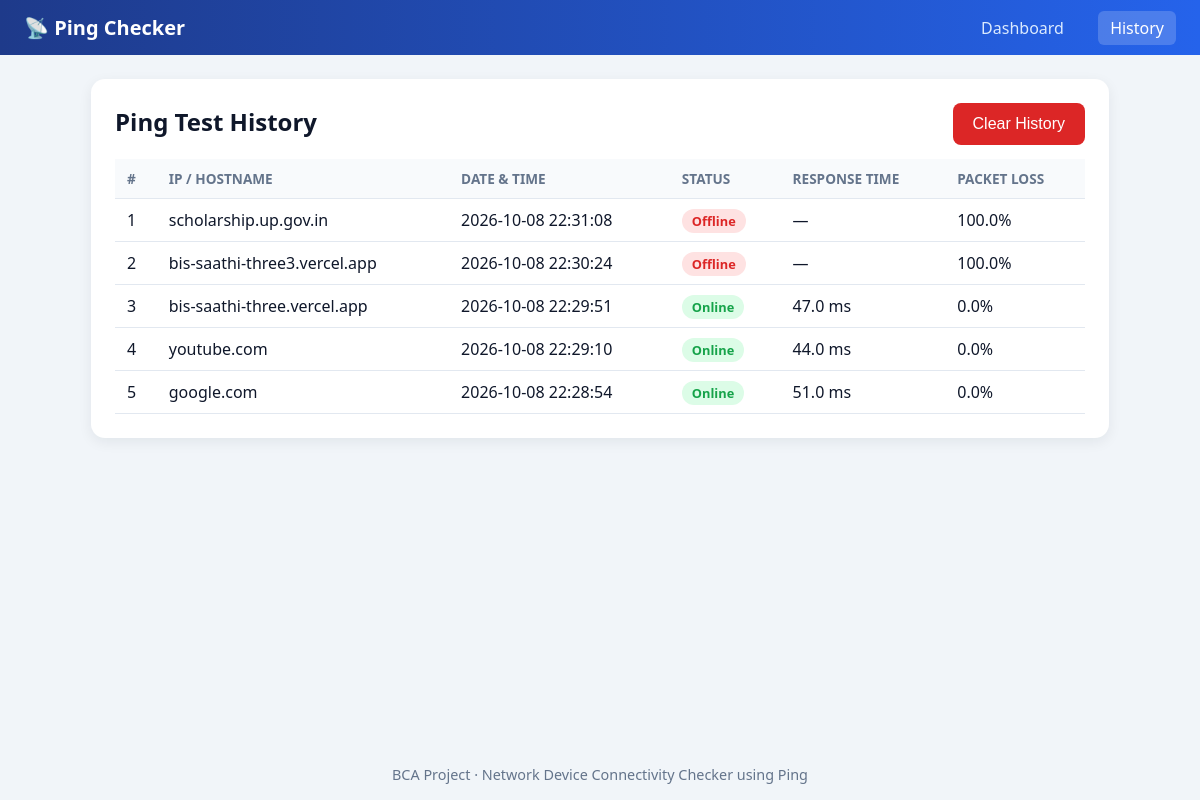
The app's page /history with its own data.
### tables this page shows
CREATE TABLE ping_history (
                id               INTEGER PRIMARY KEY AUTOINCREMENT,
                host             TEXT    NOT NULL,
                tested_at        TEXT    NOT NULL,
                status           TEXT    NOT NULL,
                response_time    REAL,
                packets_sent     INTEGER NOT NULL,
                packets_received INTEGER NOT NULL,
                packet_loss      REAL    NOT NULL
            );

### app.py (the view)
@app.route("/history")
def history():
    with get_db() as conn:
        rows = conn.execute(
            "SELECT * FROM ping_history ORDER BY id DESC").fetchall()
    return render_template("history.html", rows=rows)

### app.py (called while the page is built)
def get_db():
    conn = sqlite3.connect(DATABASE)
    conn.row_factory = sqlite3.Row
    return conn

### templates/history.html (shortened to what this page needs)
<!DOCTYPE html>
<html lang="en">
<head>
  <link rel="stylesheet" href="{{ url_for('static', filename='style.css') }}">
</head>
<body>
  <header class="navbar">
    <div class="brand">📡 Ping Checker</div>
    <nav>
      <a href="{{ url_for('index') }}">Dashboard</a>
      <a href="{{ url_for('history') }}" class="active">History</a>
    </nav>
  </header>
  <main class="container">
    <section class="card">
      <div class="card-head">
        <h1>Ping Test History</h1>
        <form id="clearForm" method="POST" action="{{ url_for('clear_history') }}">
          <button type="submit" class="danger" {% if not rows %}disabled{% endif %}>Clear History</button>
        </form>
      </div>
      <div class="table-wrap">
        <table>
          <thead>
            <tr>
              <th>#</th><th>IP / Hostname</th><th>Date &amp; Time</th>
              <th>Status</th><th>Response Time</th><th>Packet Loss</th>
            </tr>
          </thead>
          <tbody>
            {% for row in rows %}
            <tr>
              <td>{{ loop.index }}</td>
              <td>{{ row['host'] }}</td>
              <td>{{ row['tested_at'] }}</td>
              <td>
                <span class="badge {{ 'badge-online' if row['status'] == 'Online' else 'badge-offline' }}">
                  {{ row['status'] }}
                </span>
              </td>
              <td>{% if row['response_time'] is not none %}{{ row['response_time'] }} ms{% else %}—{% endif %}</td>
              <td>{{ row['packet_loss'] }}%</td>
            </tr>
            {% else %}
            <tr><td colspan="6" class="muted center">No history available.</td></tr>
            {% endfor %}
          </tbody>
        </table>
      </div>
    </section>
  </main>
  <footer class="footer">BCA Project · Network Device Connectivity Checker using Ping</footer>
</body>
</html>

### static/style.css (style rules this page uses)
:root { --bg: #f1f5f9; --card: #ffffff; --text: #0f172a; --muted: #64748b; --primary: #2563eb; --primary-dark: #1d4ed8; --green: #16a34a; --red: #dc2626; --border: #e2e8f0; }
* { box-sizing: border-box; margin: 0; padding: 0; }
body { font-family: "Segoe UI", Roboto, Arial, sans-serif; background: var(--bg); color: var(--text); min-height: 100vh; display: flex; flex-direction: column; }
.navbar { background: linear-gradient(90deg, #1e3a8a, var(--primary)); color: #fff; padding: 14px 24px; display: flex; justify-content: space-between; align-items: center; flex-wrap: wrap; gap: 8px; }
.brand { font-size: 1.25rem; font-weight: 700; }
.navbar nav a { color: #dbeafe; text-decoration: none; margin-left: 18px; padding: 6px 12px; border-radius: 6px; }
.navbar nav a:hover, .navbar nav a.active { background: rgba(255, 255, 255, .18); color: #fff; }
.container { width: 100%; max-width: 1050px; margin: 24px auto; padding: 0 16px; flex: 1; }
.card { background: var(--card); border-radius: 14px; padding: 24px; box-shadow: 0 4px 14px rgba(15, 23, 42, .07); margin-bottom: 20px; }
.card-head { display: flex; justify-content: space-between; align-items: center; flex-wrap: wrap; gap: 10px; margin-bottom: 14px; }
h1 { font-size: 1.5rem; margin-bottom: 6px; }
button { background: var(--primary); color: #fff; border: none; padding: 12px 20px; font-size: 1rem; border-radius: 8px; cursor: pointer; transition: background .2s; }
button.danger { background: var(--red); }
.table-wrap { overflow-x: auto; }
table { width: 100%; border-collapse: collapse; }
th, td { text-align: left; padding: 10px 12px; border-bottom: 1px solid var(--border); white-space: nowrap; }
th { background: #f8fafc; font-size: .85rem; color: var(--muted); text-transform: uppercase; }
.badge { padding: 3px 10px; border-radius: 999px; font-size: .8rem; font-weight: 600; }
.badge-online { background: #dcfce7; color: var(--green); }
.badge-offline { background: #fee2e2; color: var(--red); }
.footer { text-align: center; padding: 16px; color: var(--muted); font-size: .9rem; }

### records on screen
ping_history: host "scholarship.up.gov.in", tested_at "2026-10-08 22:31:08", status "Offline", packet_loss "100.0"
ping_history: host "bis-saathi-three3.vercel.app", tested_at "2026-10-08 22:30:24", status "Offline", packet_loss "100.0"
ping_history: host "bis-saathi-three.vercel.app", tested_at "2026-10-08 22:29:51", status "Online", response_time "47.0", packet_loss "0.0"
ping_history: host "youtube.com", tested_at "2026-10-08 22:29:10", status "Online", response_time "44.0", packet_loss "0.0"
ping_history: host "google.com", tested_at "2026-10-08 22:28:54", status "Online", response_time "51.0", packet_loss "0.0"
